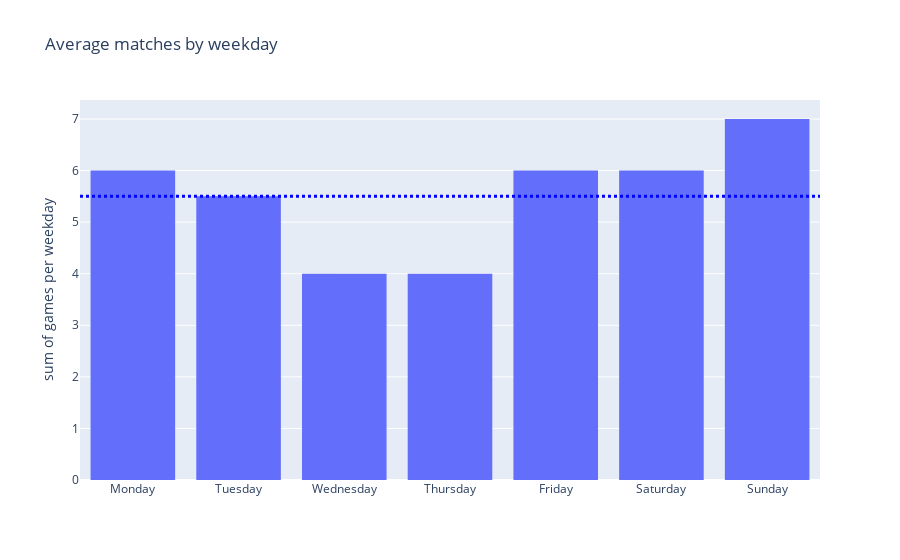

The notebook cell saved with this chart:
### Code cell
fig = px.histogram(matches_by_weekday, x="dayname", y='count', title='Average matches by weekday',
             labels= {"dayname": "", "count": "games per weekday"},
             category_orders={
                 "dayname": ["Monday", "Tuesday", "Wednesday", "Thursday", "Friday", "Saturday", "Sunday"]
             })

mean_matches = matches_by_weekday['count'].mean()
fig.add_shape(type="line", line_color="blue", line_width=3, opacity=1, line_dash="dot",
              x0=0, x1=1, y0=mean_matches, xref="paper", y1=mean_matches, yref="y")
fig

### Figure 1 — Plotly figure (JSON) as saved in the notebook; plotly's stock layout.template omitted (floating-point values rounded to 4 significant figures)
{"data": [{"alignmentgroup": "True", "bingroup": "x", "histfunc": "sum", "hovertemplate": "=%{x}<br>sum of games per weekday=%{y}<extra></extra>", "legendgroup": "", "marker": {"color": "#636efa", "pattern": {"shape": ""}}, "name": "", "offsetgroup": "", "orientation": "v", "showlegend": false, "x": ["Friday", "Monday", "Saturday", "Sunday", "Thursday", "Tuesday", "Wednesday"], "xaxis": "x", "y": [6.0, 6.0, 6.0, 7.0, 4.0, 5.5, 4.0], "yaxis": "y", "type": "histogram"}], "layout": {"xaxis": {"anchor": "y", "domain": [0.0, 1.0], "title": {"text": ""}, "categoryorder": "array", "categoryarray": ["Monday", "Tuesday", "Wednesday", "Thursday", "Friday", "Saturday", "Sunday"]}, "yaxis": {"anchor": "x", "domain": [0.0, 1.0], "title": {"text": "sum of games per weekday"}}, "legend": {"tracegroupgap": 0}, "title": {"text": "Average matches by weekday"}, "barmode": "relative", "shapes": [{"line": {"color": "blue", "dash": "dot", "width": 3}, "opacity": 1, "type": "line", "x0": 0, "x1": 1, "xref": "paper", "y0": 5.5, "y1": 5.5, "yref": "y"}]}}
